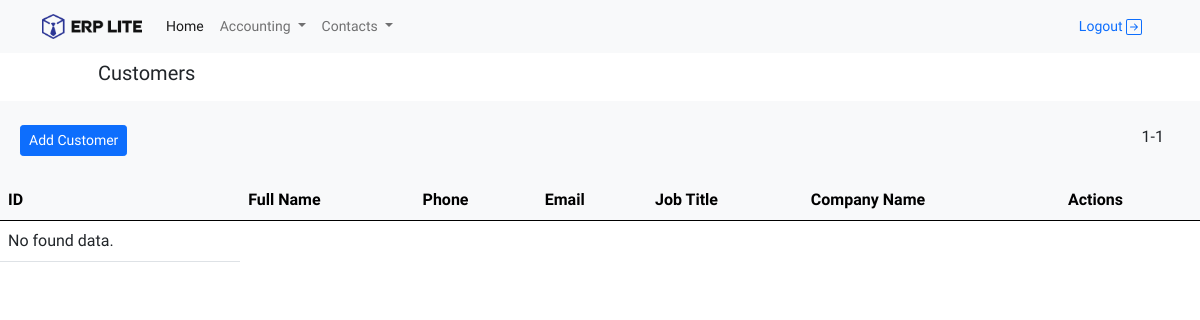
/contacts/customers/ (signed in), run on an earlier commit of the app's database.
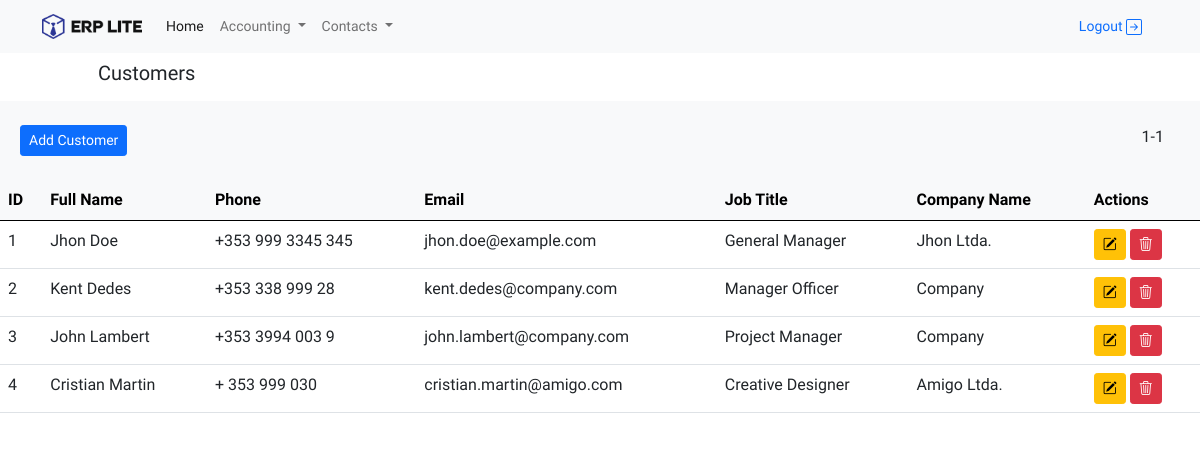
And on a later commit of the database.
### contacts/models.py (models this page shows)
class GlobalInformation(models.Model):
    GENDER = [
        ('', '----'),
        ('F', 'Female'),
        ('M', 'Male'),
    ]
    first_name = models.CharField(max_length=220, default='')
    last_name = models.CharField(max_length=220, default='')
    email = models.EmailField(max_length=220, default='')
    phone_number = models.CharField(max_length=20, blank=True, default='')
    mobil_number = models.CharField(max_length=20, blank=True, default='')
    address = models.CharField(max_length=250, blank=True, default='')
    postcode = models.CharField(max_length=50, blank=True, default='')
    company_name = models.CharField(max_length=220, default='')
    job_title = models.CharField(max_length=20, blank=True, default='')
    gender = models.CharField(max_length=20, choices=GENDER, default='')
    class Meta:
        abstract = True

class Customers(GlobalInformation):
    tax_id = models.CharField(max_length=20, blank=True, default='')

### contacts/views.py (the view)
# urls.py: path('customers/', home_customers, name='customers'),
@login_required(login_url='login')
def home_customers(request):
    customers = Customers.objects.all()
    paginator = Paginator(Customers.objects.all(), 6)
    page_number = request.GET.get('page')
    page_customers = paginator.get_page(page_number)
    context = {
        'customers': customers,
        'page_customers': page_customers,
    }
    return render(request, 'customers.html', context)

### contacts/templates/customers.html (shortened to what this page needs)
{% extends 'home/home.html' %}
{% block Title %}
    Customers
{% endblock %}
{% block content %}
    <div class="row py-4">
        <div class="d-flex justify-content-between">
            <a href="{% url 'contacts:create-customers' %}" class="ms-2 btn btn-primary btn-sm">Add Customer</a>
            <div class="px-4">
                {{ page_customers.number }}-{{ page_customers.paginator.num_pages }}
            </div>
        </div>
    </div>
    <div class="row bg-white">
        <table class="table">
            <thead class="table-light">
            <tr>
                <th>ID</th>
                <th>Full Name</th>
                <th>Phone</th>
                <th>Email</th>
                <th>Job Title</th>
                <th>Company Name</th>
                <th>Actions</th>
            </tr>
            </thead>
            <tbody>
            {% if customers %}
                {% for client in customers %}
                    <tr>
                        <td>{{ client.id }}</td>
                        <td>{{ client.first_name }} {{ client.last_name }}</td>
                        <td>{{ client.mobil_number }}</td>
                        <td>{{ client.email }}</td>
                        <td>{{ client.job_title }}</td>
                        <td>{{ client.company_name }}</td>
                        <td><a href="{% url 'contacts:update-customers' client.pk %}" class="btn btn-warning btn-sm"><i
                                class="bi bi-pencil-square"></i></a>
                            <a href="{% url 'contacts:delete-customers' client.pk %}" class="btn btn-danger btn-sm"><i
                                    class="bi bi-trash3"></i></a>
                        </td>
                    </tr>
                {% endfor %}
            {% else %}
                <tr>
                    <td>
                        No found data.
                    </td>
                </tr>
            {% endif %}
            </tbody>
        </table>
    </div>
{% endblock %}

### home/templates/home/home.html (shortened to what this page needs)
{% load static %}
<!DOCTYPE html>
<html lang="en">
<head>
    <link href="https://cdn.jsdelivr.net/npm/bootstrap@5.0.2/dist/css/bootstrap.min.css" rel="stylesheet"
>
    <link rel="stylesheet" href="{% static 'main.css' %}">
    <link rel="stylesheet" href="https://cdn.jsdelivr.net/npm/bootstrap-icons@1.10.3/font/bootstrap-icons.css">
</head>
<body>
{% include 'home/navBar.html' %}
    <div class="row bg-white border-buttom">
        <div class="col-10 mx-auto p-2">
            <h5>
                {% block Title %}
                {% endblock %}
            </h5>
        </div>
    </div>
<div class="container-fluid bg-light">
    {% block content %}
    {% endblock %}
</div>
</body>
</html>

### home/templates/home/navBar.html (shortened to what this page needs)
{% load static %}
<nav class="navbar navbar-expand-lg navbar-light bg-light">
    <div class="container">
        <a class="navbar-brand" href="#">
            <img src="{% static 'logo.png' %}" alt="" width="100">
        </a>
        <div class="collapse navbar-collapse" id="navbarSupportedContent">
            <ul class="navbar-nav me-auto mb-2 mb-lg-0">
                <li class="nav-item">
                    <a class="nav-link active" aria-current="page" href="#">Home</a>
                </li>
                 <li class="nav-item dropdown">
                    <a class="nav-link dropdown-toggle" href="#" id="navbarDropdown" role="button"
                       data-bs-toggle="dropdown" aria-expanded="false">
                        Accounting
                    </a>
                </li>
                <li class="nav-item dropdown">
                    <a class="nav-link dropdown-toggle" href="#" id="navbarDropdown" role="button"
                       data-bs-toggle="dropdown" aria-expanded="false">
                        Contacts
                    </a>
                </li>
            </ul>
            <ul class="nav">
                <li class="nav-item"><a class="nav-link" href="{% url 'logout' %}">Logout
                </a></li>
            </ul>
        </div>
    </div>
</nav>

### static/main.css (style rules this page uses)
html { margin: 0; padding: 0; box-sizing: border-box; }
body { font-family: 'Quicksand', sans-serif; }
a { font-size: 14px!important; }

What changed in the data, as far as the page shows it:
added Customers: id "1", first_name "Jhon", last_name "Doe", mobil_number "+353 999 3345 345", email "jhon.doe@example.com", job_title "General Manager", company_name "Jhon Ltda."
added Customers: id "2", first_name "Kent", last_name "Dedes", mobil_number "+353 338 999 28", email "kent.dedes@company.com", job_title "Manager Officer", company_name "Company"
added Customers: id "3", first_name "John", last_name "Lambert", mobil_number "+353 3994 003 9", email "john.lambert@company.com", job_title "Project Manager", company_name "Company"
added Customers: id "4", first_name "Cristian", last_name "Martin", mobil_number "+ 353 999 030", email "cristian.martin@amigo.com", job_title "Creative Designer", company_name "Amigo Ltda."
Also different on the page:
text no longer shown: "No found data."
